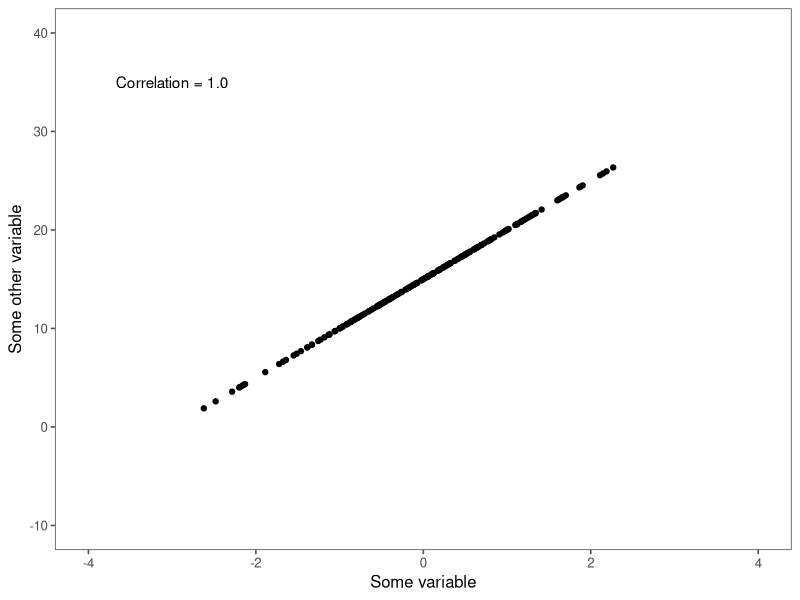
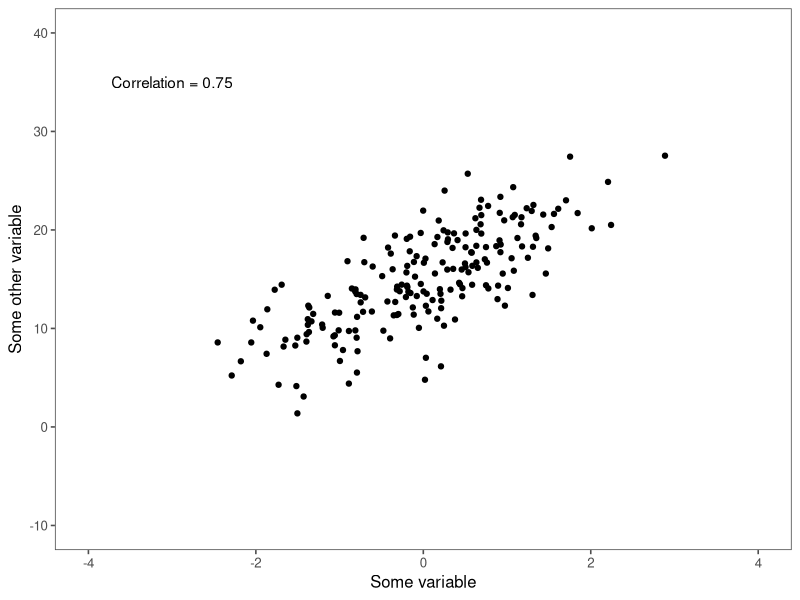
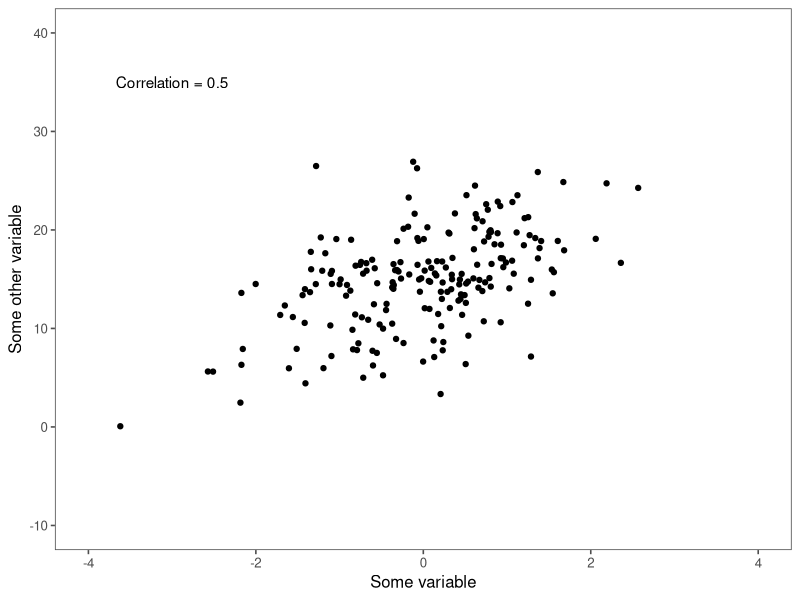
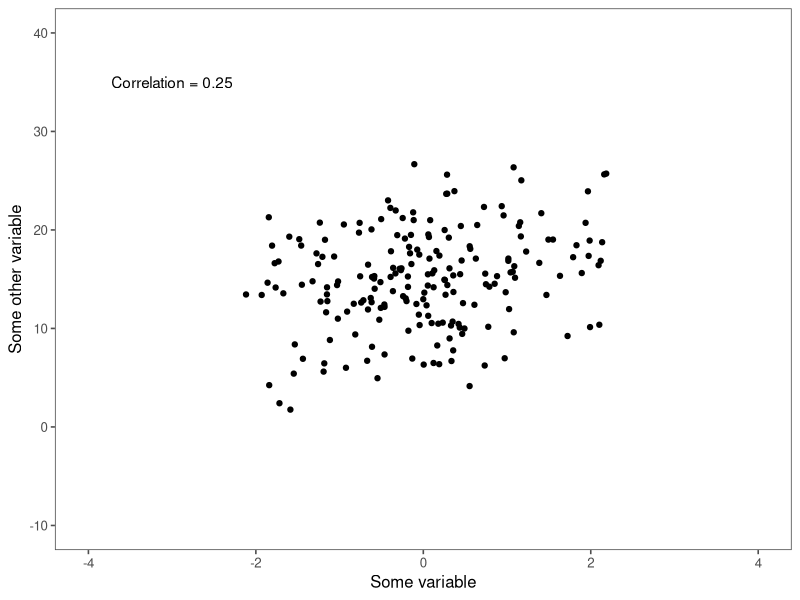
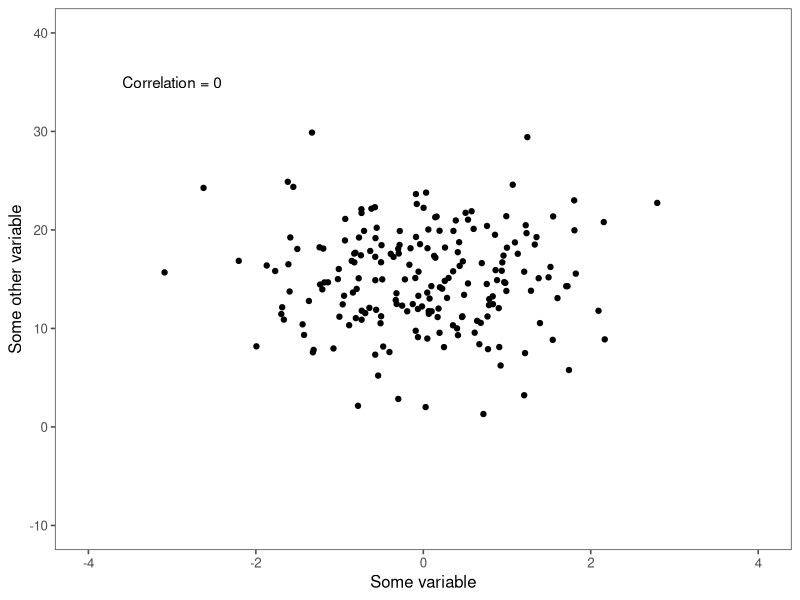
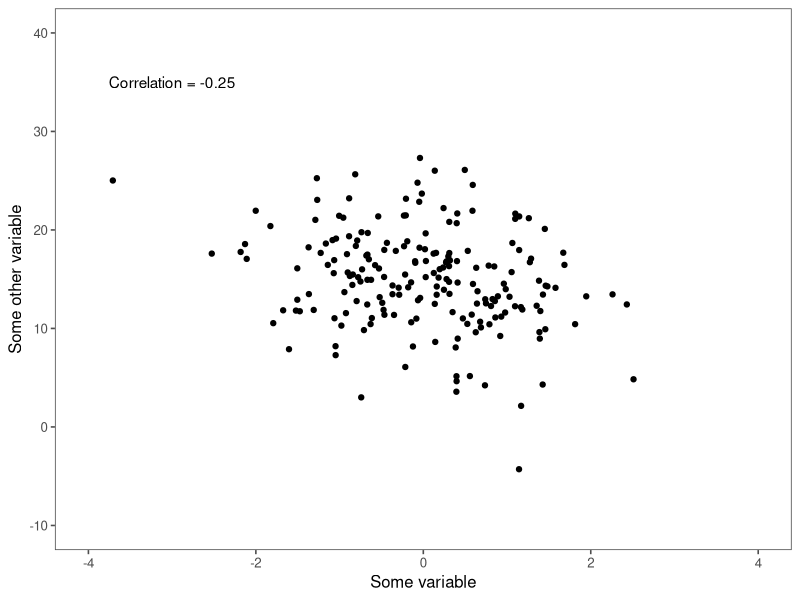
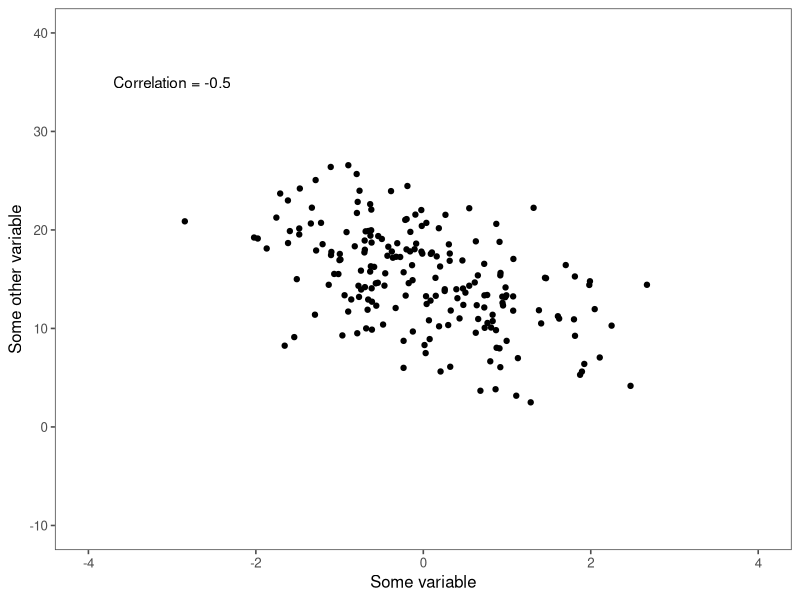
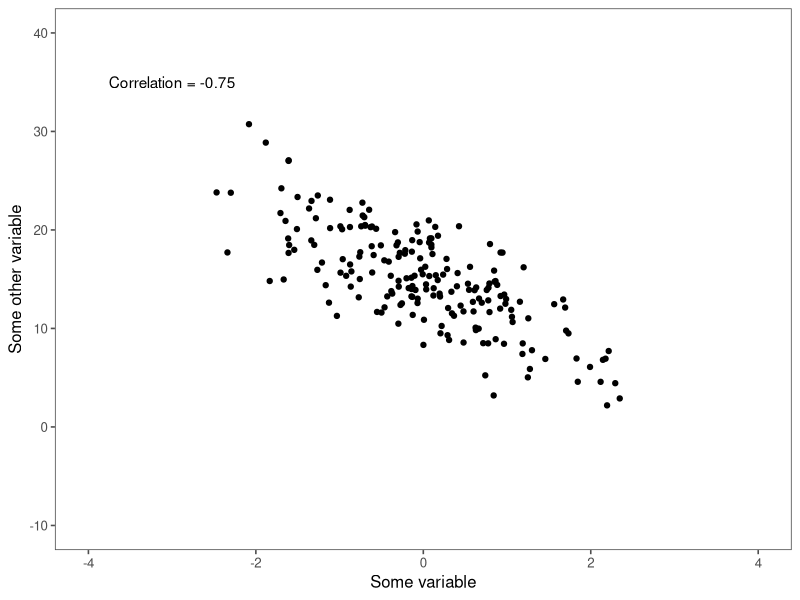

Source code (R) for these figures, in order:
## ---- chunk 1
knitr::opts_chunk$set(echo = FALSE)
## ---- chunk 2
library(tidyverse)
library(ggplot2)
library(MASS)
library(ggthemes)
## ---- chunk 3
samples = 200
r = 1

data_mat_1.0 <- mvrnorm(n=samples, mu=c(0, 0), 
               Sigma=matrix(c(1, r, r, 1), nrow=2), 
               empirical=TRUE)

data_1.0 <- tibble(X = data_mat_1.0[, 1],
                   Y  = (data_mat_1.0[, 2] +3)*5)

samples = 200
r = 0.75


data_mat_0.75 <- mvrnorm(n=samples, mu=c(0, 0), 
               Sigma=matrix(c(1, r, r, 1), nrow=2), 
               empirical=TRUE)

data_0.75 <- tibble(X = data_mat_0.75[, 1],
                   Y  = (data_mat_0.75[, 2] + 3)*5)

samples = 200
r = 0.5


data_mat_0.5 <- mvrnorm(n=samples, mu=c(0, 0), 
               Sigma=matrix(c(1, r, r, 1), nrow=2), 
               empirical=TRUE)

data_0.5 <- tibble(X = data_mat_0.5[, 1],
                   Y  = (data_mat_0.5[, 2] + 3)*5)

samples = 200
r = 0.25


data_mat_0.25 <- mvrnorm(n=samples, mu=c(0, 0), 
               Sigma=matrix(c(1, r, r, 1), nrow=2), 
               empirical=TRUE)

data_0.25 <- tibble(X = data_mat_0.25[, 1],
                   Y  = (data_mat_0.25[, 2] + 3)*5)

samples = 200
r = 0


data_mat_0 <- mvrnorm(n=samples, mu=c(0, 0), 
               Sigma=matrix(c(1, r, r, 1), nrow=2), 
               empirical=TRUE)

data_0 <- tibble(X = data_mat_0[, 1],
                   Y  = (data_mat_0[, 2] + 3)*5)

samples = 200
r = -0.25


data_mat_n0.25 <- mvrnorm(n=samples, mu=c(0, 0), 
               Sigma=matrix(c(1, r, r, 1), nrow=2), 
               empirical=TRUE)

data_n0.25 <- tibble(X = data_mat_n0.25[, 1],
                   Y  = (data_mat_n0.25[, 2] + 3)*5)

samples = 200
r = -0.5


data_mat_n0.5 <- mvrnorm(n=samples, mu=c(0, 0), 
               Sigma=matrix(c(1, r, r, 1), nrow=2), 
               empirical=TRUE)

data_n0.5 <- tibble(X = data_mat_n0.5[, 1],
                   Y  = (data_mat_n0.5[, 2] + 3)*5)

samples = 200
r = -0.75


data_mat_n0.75 <- mvrnorm(n=samples, mu=c(0, 0), 
               Sigma=matrix(c(1, r, r, 1), nrow=2), 
               empirical=TRUE)

data_n0.75 <- tibble(X = data_mat_n0.75[, 1],
                   Y  = (data_mat_n0.75[, 2] + 3)*5)

samples = 200
r = -1


data_mat_n1 <- mvrnorm(n=samples, mu=c(0, 0), 
               Sigma=matrix(c(1, r, r, 1), nrow=2), 
               empirical=TRUE)

data_n1 <- tibble(X = data_mat_n1[, 1],
                   Y  = (data_mat_n1[, 2] + 3)*5)
## ---- chunk 4

ggplot(data_1.0, aes(X, Y)) +
  geom_point() +
  annotate("text", x = -3, y = 35, 
           label = "Correlation = 1.0") +
  scale_x_continuous(name = "Some variable", 
                     limits = c(-4, 4)) +
  scale_y_continuous(name = "Some other variable", 
                     limits = c(-10, 40)) +
  theme_few()
## ---- chunk 5
ggplot(data_0.75, aes(X, Y)) +
  geom_point() +
  annotate("text", x = -3, y = 35, label = "Correlation = 0.75") +
  scale_x_continuous(name = "Some variable", 
                     limits = c(-4, 4)) +
  scale_y_continuous(name = "Some other variable", 
                     limits = c(-10, 40)) +
  theme_few()
## ---- chunk 6
ggplot(data_0.5, aes(X, Y)) +
  geom_point() +
  annotate("text", x = -3, y = 35, label = "Correlation = 0.5") +
  scale_x_continuous(name = "Some variable", 
                     limits = c(-4, 4)) +
  scale_y_continuous(name = "Some other variable", 
                     limits = c(-10, 40)) +
  theme_few()
## ---- chunk 7
ggplot(data_0.25, aes(X, Y)) +
  geom_point() +
  annotate("text", x = -3, y = 35, label = "Correlation = 0.25") +
    scale_x_continuous(name = "Some variable", 
                     limits = c(-4, 4)) +
  scale_y_continuous(name = "Some other variable", 
                     limits = c(-10, 40)) +
  theme_few()
## ---- chunk 8
ggplot(data_0, aes(X, Y)) +
  geom_point() +
  annotate("text", x = -3, y = 35, label = "Correlation = 0") +
    scale_x_continuous(name = "Some variable", 
                     limits = c(-4, 4)) +
  scale_y_continuous(name = "Some other variable", 
                     limits = c(-10, 40)) +
  theme_few()
## ---- chunk 9
ggplot(data_n0.25, aes(X, Y)) +
  geom_point() +
  annotate("text", x = -3, y = 35, label = "Correlation = -0.25") +
    scale_x_continuous(name = "Some variable", 
                     limits = c(-4, 4)) +
  scale_y_continuous(name = "Some other variable", 
                     limits = c(-10, 40)) +
  theme_few()
## ---- chunk 10
ggplot(data_n0.5, aes(X, Y)) +
  geom_point() +
  annotate("text", x = -3, y = 35, label = "Correlation = -0.5") +
    scale_x_continuous(name = "Some variable", 
                     limits = c(-4, 4)) +
  scale_y_continuous(name = "Some other variable", 
                     limits = c(-10, 40)) +
  theme_few()
## ---- chunk 11
ggplot(data_n0.75, aes(X, Y)) +
  geom_point() +
  annotate("text", x = -3, y = 35, label = "Correlation = -0.75") +
    scale_x_continuous(name = "Some variable", 
                     limits = c(-4, 4)) +
  scale_y_continuous(name = "Some other variable", 
                     limits = c(-10, 40)) +
  theme_few()
## ---- chunk 12
ggplot(data_n1, aes(X, Y)) +
  geom_point() +
  annotate("text", x = -3, y = 35, label = "Correlation = -1") +
    scale_x_continuous(name = "Some variable", 
                     limits = c(-4, 4)) +
  scale_y_continuous(name = "Some other variable", 
                     limits = c(-10, 40)) +
  theme_few()
## ---- chunk 13
data_trick <- tibble(X = seq(-3.5, 3.5, by = 0.1),
                     Y = X^2)

ggplot(data_trick, aes(X, Y)) +
  geom_point() +
  annotate("text", x = -3, y = 20, label = "Correlation = 0") +
    scale_x_continuous(name = "Some variable", 
                     limits = c(-4, 4)) +
  scale_y_continuous(name = "Some other variable", 
                     limits = c(-10, 25)) +
  theme_few()
## ---- chunk 14
data_trick <- tibble(X = seq(-3.5, 3.5, by = 0.1),
                     Y = X^2)

ggplot(data_trick, aes(X^2, Y)) +
  geom_point() +
  annotate("text", x = 3, y = 16, label = "Correlation = 1") +
    scale_x_continuous(name = "Some variable, squared", 
                     limits = c(0, 20)) +
  scale_y_continuous(name = "Some other variable", 
                     limits = c(0, 20)) +
  theme_few()
